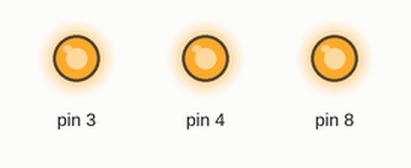
Simulated run of this sketch. Board: Arduino Uno, built with avr-gcc and run on an emulated ATmega328P. On the bench: output pins drawn as LEDs (lit = HIGH).

Above: at 0.5 s.
At 3.5 s:
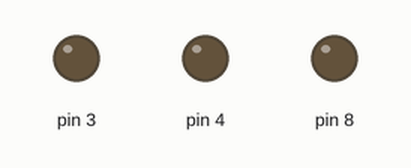
Timing chart, 0 to 4.6 s (numbered marks = the images above):
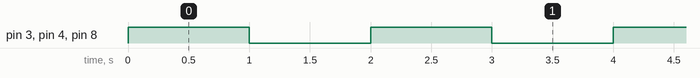

The sketch:

piscar_3_leds.ino
```cpp
//c++
void setup() {
//pisca dois leds
//declarar as variáveis
pinMode (8, OUTPUT);
pinMode (4, OUTPUT);
pinMode (3, OUTPUT);
}

void loop() {
  // liga os 3 leds
  digitalWrite (8, HIGH);
  digitalWrite (4, HIGH);
  digitalWrite (3, HIGH);
//  esperar um segundo
delay (1000);
//desliga os 3 leds
  digitalWrite (8, LOW);
  digitalWrite (4, LOW);
  digitalWrite (3, LOW);
// esperar 1 segundo
delay (1000);
}
```

Measured:
- by itself, pin 3, pin 4, pin 8: alternates HIGH for 1.0 s and LOW for 1.0 s
